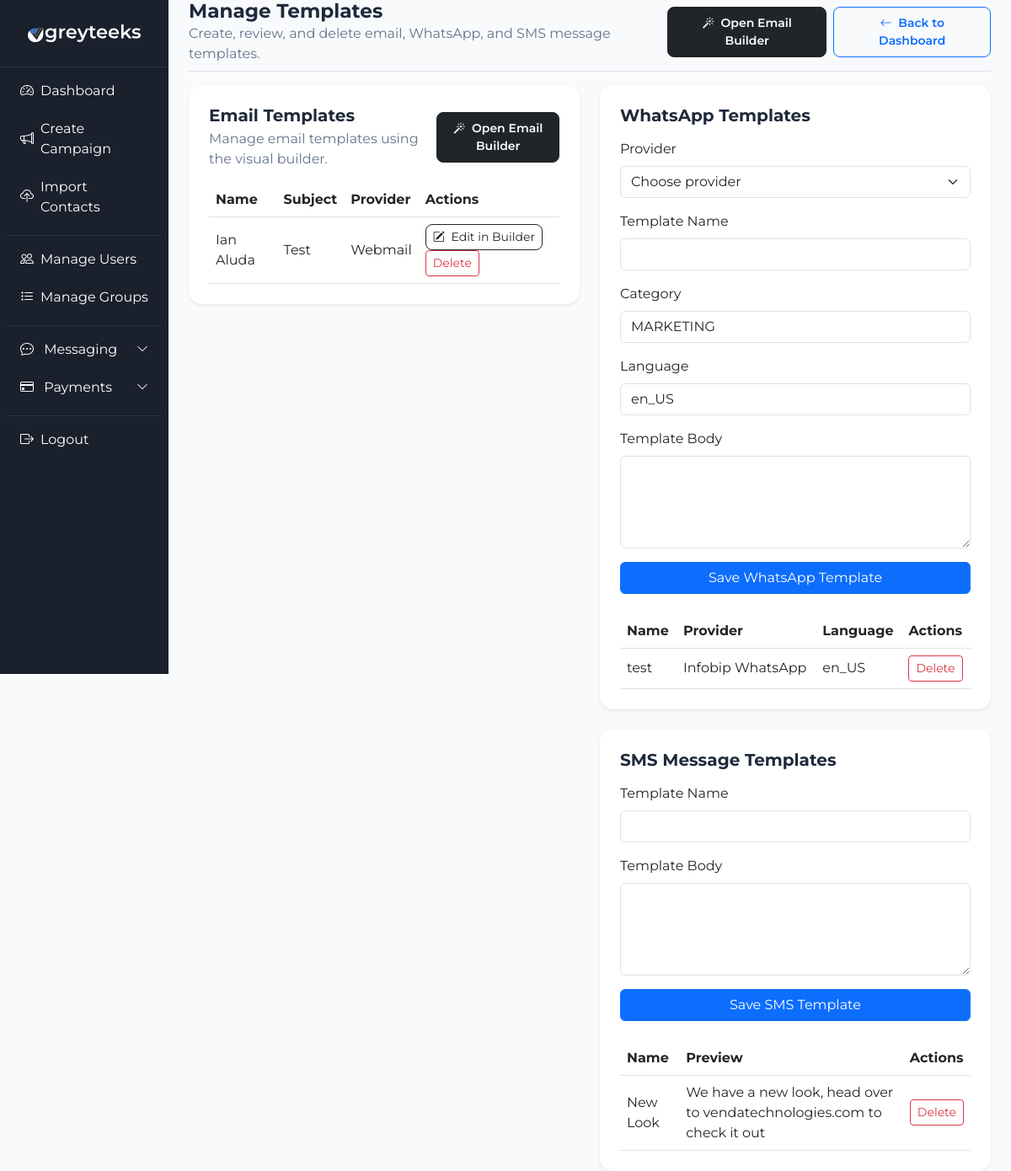
/templates/manage/ (signed in), run on an earlier commit of the app's database.
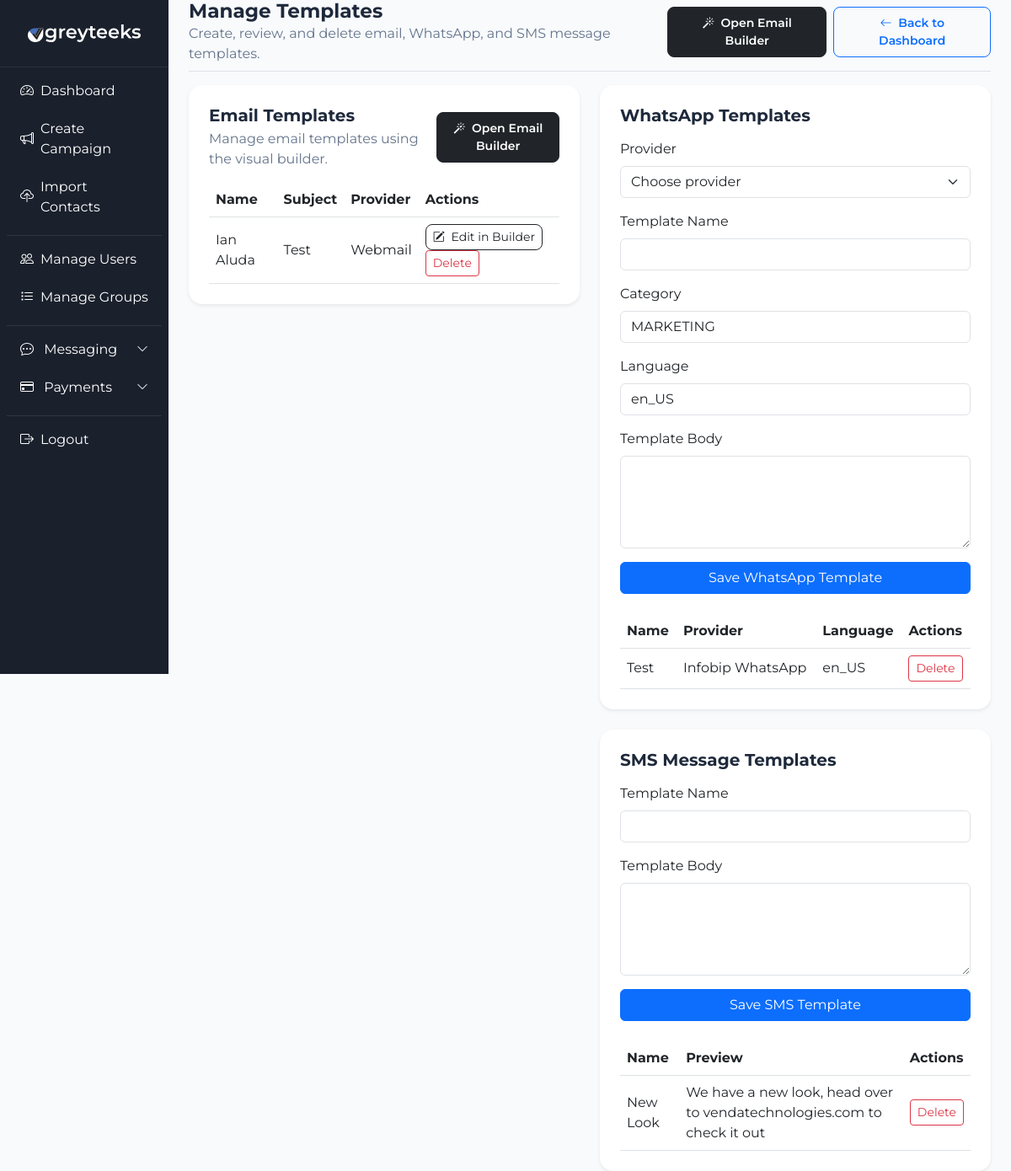
And on a later commit of the database.
### providers/models.py (models this page shows, shortened)
class EmailTemplate(models.Model):
    provider = models.ForeignKey(EmailProvider, on_delete=models.CASCADE, related_name='templates', null=True, blank=True)
    owner = models.ForeignKey(
        settings.AUTH_USER_MODEL,
        on_delete=models.CASCADE,
        null=True,
        blank=True,
        related_name='email_templates'
    )
    name = models.CharField(max_length=100, help_text="Internal template name")
    subject = models.CharField(max_length=200)
    body_text = models.TextField(help_text="Email body text or HTML")
    html_content = models.TextField(blank=True, default='')
    design_json = models.JSONField(blank=True, null=True)
    is_active = models.BooleanField(default=True)
    created_at = models.DateTimeField(auto_now_add=True)

class EmailProvider(models.Model):
    name = models.CharField(max_length=50, default="SMTP")
    smtp_host = models.CharField(max_length=255, help_text="SMTP host, for example smtp.gmail.com")
    smtp_port = models.PositiveIntegerField(default=587)
    smtp_username = models.CharField(max_length=255)
    smtp_password = models.CharField(max_length=255)
    use_tls = models.BooleanField(default=True)
    use_ssl = models.BooleanField(default=False)
    from_email = models.EmailField(default='no-reply@greyteeks.com')
    is_active = models.BooleanField(default=False)
    owner = models.ForeignKey(
        settings.AUTH_USER_MODEL,
        on_delete=models.CASCADE,
        null=True,
        blank=True,
        related_name='email_providers',
    )

class WhatsAppTemplate(models.Model):
    provider = models.ForeignKey(WhatsAppProvider, on_delete=models.CASCADE, related_name='templates')
    owner = models.ForeignKey(
        settings.AUTH_USER_MODEL,
        on_delete=models.CASCADE,
        null=True,
        blank=True,
        related_name='whatsapp_templates'
    )
    name = models.CharField(max_length=100, help_text="The template name from Meta Dashboard")
    category = models.CharField(max_length=50, default="MARKETING")
    language_code = models.CharField(max_length=10, default="en_US")
    body_text = models.TextField(help_text="Copy of the template text for reference")

class WhatsAppProvider(models.Model):
    PROVIDER_CHOICES = [
        ('meta', 'Meta Cloud API'),
        ('infobip', 'Infobip WhatsApp'),
    ]
    provider_type = models.CharField(
        max_length=20,
        choices=PROVIDER_CHOICES,
        default='meta',
        help_text='Select the WhatsApp gateway provider'
    )
    name = models.CharField(max_length=50, default="Meta Cloud API")
    access_token = models.CharField(max_length=500)
    phone_number_id = models.CharField(max_length=100, blank=True)
    waba_id = models.CharField(max_length=100, verbose_name="WhatsApp Business Account ID", blank=True)
    infobip_base_url = models.CharField(
        max_length=255,
        blank=True,
        help_text='Infobip base URL e.g. xyz.api.infobip.com'
    )
    infobip_sender = models.CharField(
        max_length=20,
        blank=True,
        help_text='Infobip WhatsApp sender number'
    )
    is_active = models.BooleanField(default=False)

class MessageTemplate(models.Model):
    owner = models.ForeignKey(
        settings.AUTH_USER_MODEL,
        on_delete=models.CASCADE,
        related_name='message_templates'
    )
    name = models.CharField(max_length=100)
    body = models.TextField()
    created_at = models.DateTimeField(auto_now_add=True)

### campaigns/views.py (the view, shortened to what this page needs)
# urls.py: path('templates/manage/', manage_templates, name='manage_templates'),
@login_required
def manage_templates(request):
    email_templates = EmailTemplate.objects.filter(
        models.Q(owner=request.user) | models.Q(owner=None)
    ).order_by('-created_at')
    whatsapp_templates = WhatsAppTemplate.objects.select_related('provider').filter(
        models.Q(owner=request.user) | models.Q(owner=None)
    ).order_by('-id')
    message_templates = MessageTemplate.objects.filter(owner=request.user).order_by('-created_at')
    whatsapp_providers = WhatsAppProvider.objects.filter(is_active=True)
    email_providers = EmailProvider.objects.filter(is_active=True) if request.user.is_staff else None
    context = {
        'email_templates': email_templates,
        'whatsapp_templates': whatsapp_templates,
        'message_templates': message_templates,
        'whatsapp_providers': whatsapp_providers,
        'email_providers': email_providers,
    }
    return render(request, 'campaigns/manage_templates.html', context)

### templates/campaigns/manage_templates.html (shortened to what the changed rows need)
{% load static %}
<!DOCTYPE html>
<html lang="en">
<head>
    <link href="https://cdn.jsdelivr.net/npm/bootstrap@5.3.0/dist/css/bootstrap.min.css" rel="stylesheet">
    <link rel="stylesheet" href="https://cdn.jsdelivr.net/npm/bootstrap-icons@1.11.3/font/bootstrap-icons.min.css">
    <link rel="stylesheet" href="{% static 'css/dashboard.css' %}">
</head>
<body>
    <div class="container-fluid">
        <div class="row">
            <main class="col-md-10 p-0">
                <div class="px-4">
                    <div class="d-flex justify-content-between align-items-center pb-2 mb-3 border-bottom">
                        <div>
                            <h2 class="fw-bold m-0">Manage Templates</h2>
                        </div>
                    </div>
                    <div class="row gy-4">
                        <div class="col-lg-6">
                            <div class="card border-0 shadow-sm p-4 rounded-4">
                                <div class="table-responsive">
                                    <table class="table table-hover align-middle mb-0">
                                        <thead>
                                            <tr>
                                                <th>Name</th>
                                                <th>Subject</th>
                                                <th>Provider</th>
                                                <th>Actions</th>
                                            </tr>
                                        </thead>
                                        <tbody>
                                            {% for template in email_templates %}
                                                <tr>
                                                    <td>{{ template.name }}</td>
                                                    <td>{{ template.subject }}</td>
                                                    <td>{% if template.provider %}{{ template.provider.name }}{% else %}Default{% endif %}</td>
                                                    <td>
                                                        <a href="{% url 'email_builder_edit' template.id %}" class="btn btn-sm btn-outline-dark rounded-3 me-1">
                                                            <i class="bi bi-pencil-square me-1"></i> Edit in Builder
                                                        </a>
                                                        <form method="post" class="d-inline">
                                                            <button type="submit" class="btn btn-sm btn-outline-danger">Delete</button>
                                                        </form>
                                                    </td>
                                                </tr>
                                            {% empty %}
                                                <tr><td colspan="4" class="text-muted">No email templates yet.</td></tr>
                                            {% endfor %}
                                        </tbody>
                                    </table>
                                </div>
                            </div>
                        </div>
                        <div class="col-lg-6">
                            <div class="card border-0 shadow-sm p-4 rounded-4 mb-4">
                                <div class="table-responsive">
                                    <table class="table table-hover align-middle mb-0">
                                        <thead>
                                            <tr>
                                                <th>Name</th>
                                                <th>Provider</th>
                                                <th>Language</th>
                                                <th>Actions</th>
                                            </tr>
                                        </thead>
                                        <tbody>
                                            {% for template in whatsapp_templates %}
                                                <tr>
                                                    <td>{{ template.name }}</td>
                                                    <td>{{ template.provider.name }}</td>
                                                    <td>{{ template.language_code }}</td>
                                                    <td>
                                                        <form method="post" class="d-inline">
                                                            <button type="submit" class="btn btn-sm btn-outline-danger">Delete</button>
                                                        </form>
                                                    </td>
                                                </tr>
                                            {% empty %}
                                                <tr><td colspan="4" class="text-muted">No WhatsApp templates yet.</td></tr>
                                            {% endfor %}
                                        </tbody>
                                    </table>
                                </div>
                            </div>
                            <div class="card border-0 shadow-sm p-4 rounded-4">
                                <div class="table-responsive">
                                    <table class="table table-hover align-middle mb-0">
                                        <thead>
                                            <tr>
                                                <th>Name</th>
                                                <th>Preview</th>
                                                <th>Actions</th>
                                            </tr>
                                        </thead>
                                        <tbody>
                                            {% for template in message_templates %}
                                                <tr>
                                                    <td>{{ template.name }}</td>
                                                    <td>{{ template.body|truncatechars:70 }}</td>
                                                    <td>
                                                        <form method="post" class="d-inline">
                                                            <button type="submit" class="btn btn-sm btn-outline-danger">Delete</button>
                                                        </form>
                                                    </td>
                                                </tr>
                                            {% empty %}
                                                <tr><td colspan="3" class="text-muted">No SMS message templates yet.</td></tr>
                                            {% endfor %}
                                        </tbody>
                                    </table>
                                </div>
                            </div>
                        </div>
                    </div>
                </div>
            </main>
        </div>
    </div>
</body>
</html>

What changed in the data, as far as the page shows it:
removed WhatsAppTemplate: name "test", provider.name "Infobip WhatsApp", language_code "en_US"
added WhatsAppTemplate: name "Test", provider.name "Infobip WhatsApp", language_code "en_US"
